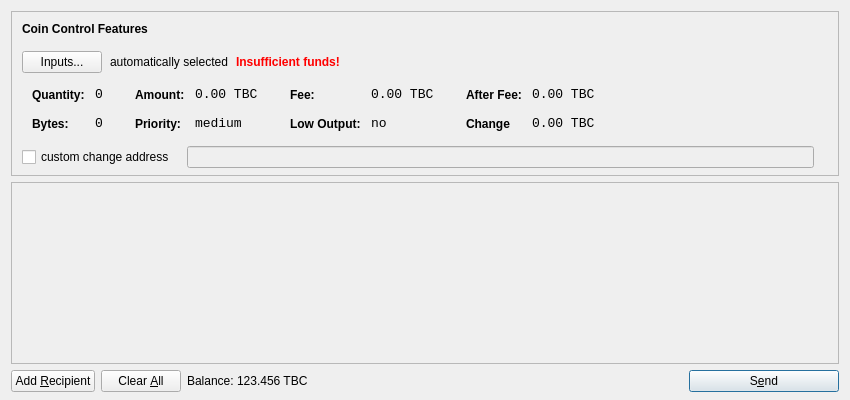
<?xml version="1.0" encoding="UTF-8"?>
<ui version="4.0">
 <class>SendCoinsDialog</class>
 <widget class="QDialog" name="SendCoinsDialog">
  <property name="geometry">
   <rect>
    <x>0</x>
    <y>0</y>
    <width>850</width>
    <height>400</height>
   </rect>
  </property>
  <property name="windowTitle">
   <string>Send Coins</string>
  </property>
  <layout class="QVBoxLayout" name="verticalLayout" stretch="0,1,0">
   <property name="bottomMargin">
    <number>8</number>
   </property>
   <item>
    <widget class="QFrame" name="frameCoinControl">
     <property name="sizePolicy">
      <sizepolicy hsizetype="Expanding" vsizetype="Expanding">
       <horstretch>0</horstretch>
       <verstretch>0</verstretch>
      </sizepolicy>
     </property>
     <property name="maximumSize">
      <size>
       <width>16777215</width>
       <height>16777215</height>
      </size>
     </property>
     <property name="frameShape">
      <enum>QFrame::StyledPanel</enum>
     </property>
     <property name="frameShadow">
      <enum>QFrame::Sunken</enum>
     </property>
     <layout class="QVBoxLayout" name="verticalLayoutCoinControl2">
      <property name="spacing">
       <number>6</number>
      </property>
      <property name="leftMargin">
       <number>0</number>
      </property>
      <property name="topMargin">
       <number>0</number>
      </property>
      <property name="rightMargin">
       <number>0</number>
      </property>
      <property name="bottomMargin">
       <number>6</number>
      </property>
      <item>
       <layout class="QVBoxLayout" name="verticalLayoutCoinControl" stretch="0,0,0,0,1">
        <property name="spacing">
         <number>0</number>
        </property>
        <property name="leftMargin">
         <number>10</number>
        </property>
        <property name="topMargin">
         <number>10</number>
        </property>
        <item>
         <layout class="QHBoxLayout" name="horizontalLayoutCoinControl1">
          <property name="bottomMargin">
           <number>15</number>
          </property>
          <item>
           <widget class="QLabel" name="labelCoinControlFeatures">
            <property name="sizePolicy">
             <sizepolicy hsizetype="Preferred" vsizetype="Maximum">
              <horstretch>0</horstretch>
              <verstretch>0</verstretch>
             </sizepolicy>
            </property>
            <property name="font">
             <font>
              <weight>75</weight>
              <bold>true</bold>
             </font>
            </property>
            <property name="styleSheet">
             <string notr="true">font-weight:bold;</string>
            </property>
            <property name="text">
             <string>Coin Control Features</string>
            </property>
           </widget>
          </item>
         </layout>
        </item>
        <item>
         <layout class="QHBoxLayout" name="horizontalLayoutCoinControl2" stretch="0,0,0,0">
          <property name="spacing">
           <number>8</number>
          </property>
          <property name="bottomMargin">
           <number>10</number>
          </property>
          <item>
           <widget class="QPushButton" name="pushButtonCoinControl">
            <property name="styleSheet">
             <string notr="true"/>
            </property>
            <property name="text">
             <string>Inputs...</string>
            </property>
           </widget>
          </item>
          <item>
           <widget class="QLabel" name="labelCoinControlAutomaticallySelected">
            <property name="text">
             <string>automatically selected</string>
            </property>
            <property name="margin">
             <number>5</number>
            </property>
           </widget>
          </item>
          <item>
           <widget class="QLabel" name="labelCoinControlInsuffFunds">
            <property name="font">
             <font>
              <weight>75</weight>
              <bold>true</bold>
             </font>
            </property>
            <property name="styleSheet">
             <string notr="true">color:red;font-weight:bold;</string>
            </property>
            <property name="text">
             <string>Insufficient funds!</string>
            </property>
            <property name="margin">
             <number>5</number>
            </property>
           </widget>
          </item>
          <item>
           <spacer name="horizontalSpacerCoinControl">
            <property name="orientation">
             <enum>Qt::Horizontal</enum>
            </property>
            <property name="sizeHint" stdset="0">
             <size>
              <width>40</width>
              <height>1</height>
             </size>
            </property>
           </spacer>
          </item>
         </layout>
        </item>
        <item>
         <widget class="QWidget" name="widgetCoinControl" native="true">
          <property name="sizePolicy">
           <sizepolicy hsizetype="Preferred" vsizetype="Preferred">
            <horstretch>0</horstretch>
            <verstretch>0</verstretch>
           </sizepolicy>
          </property>
          <property name="minimumSize">
           <size>
            <width>0</width>
            <height>0</height>
           </size>
          </property>
          <property name="styleSheet">
           <string notr="true"/>
          </property>
          <layout class="QHBoxLayout" name="horizontalLayoutCoinControl5">
           <property name="margin">
            <number>0</number>
           </property>
           <item>
            <layout class="QHBoxLayout" name="horizontalLayoutCoinControl3" stretch="0,0,0,1">
             <property name="spacing">
              <number>20</number>
             </property>
             <property name="topMargin">
              <number>0</number>
             </property>
             <property name="bottomMargin">
              <number>10</number>
             </property>
             <item>
              <layout class="QFormLayout" name="formLayoutCoinControl1">
               <property name="horizontalSpacing">
                <number>10</number>
               </property>
               <property name="verticalSpacing">
                <number>14</number>
               </property>
               <property name="leftMargin">
                <number>10</number>
               </property>
               <property name="topMargin">
                <number>4</number>
               </property>
               <property name="rightMargin">
                <number>6</number>
               </property>
               <item row="0" column="0">
                <widget class="QLabel" name="labelCoinControlQuantityText">
                 <property name="styleSheet">
                  <string notr="true">font-weight:bold;</string>
                 </property>
                 <property name="text">
                  <string>Quantity:</string>
                 </property>
                 <property name="margin">
                  <number>0</number>
                 </property>
                </widget>
               </item>
               <item row="0" column="1">
                <widget class="QLabel" name="labelCoinControlQuantity">
                 <property name="font">
                  <font>
                   <family>Monospace</family>
                   <pointsize>10</pointsize>
                  </font>
                 </property>
                 <property name="cursor">
                  <cursorShape>IBeamCursor</cursorShape>
                 </property>
                 <property name="contextMenuPolicy">
                  <enum>Qt::ActionsContextMenu</enum>
                 </property>
                 <property name="text">
                  <string>0</string>
                 </property>
                 <property name="margin">
                  <number>0</number>
                 </property>
                 <property name="textInteractionFlags">
                  <set>Qt::LinksAccessibleByMouse|Qt::TextSelectableByKeyboard|Qt::TextSelectableByMouse</set>
                 </property>
                </widget>
               </item>
               <item row="1" column="0">
                <widget class="QLabel" name="labelCoinControlBytesText">
                 <property name="styleSheet">
                  <string notr="true">font-weight:bold;</string>
                 </property>
                 <property name="text">
                  <string>Bytes:</string>
                 </property>
                </widget>
               </item>
               <item row="1" column="1">
                <widget class="QLabel" name="labelCoinControlBytes">
                 <property name="font">
                  <font>
                   <family>Monospace</family>
                   <pointsize>10</pointsize>
                  </font>
                 </property>
                 <property name="cursor">
                  <cursorShape>IBeamCursor</cursorShape>
                 </property>
                 <property name="contextMenuPolicy">
                  <enum>Qt::ActionsContextMenu</enum>
                 </property>
                 <property name="text">
                  <string>0</string>
                 </property>
                 <property name="textInteractionFlags">
                  <set>Qt::LinksAccessibleByMouse|Qt::TextSelectableByKeyboard|Qt::TextSelectableByMouse</set>
                 </property>
                </widget>
               </item>
              </layout>
             </item>
             <item>
              <layout class="QFormLayout" name="formLayoutCoinControl2">
               <property name="horizontalSpacing">
                <number>10</number>
               </property>
               <property name="verticalSpacing">
                <number>14</number>
               </property>
               <property name="leftMargin">
                <number>6</number>
               </property>
               <property name="topMargin">
                <number>4</number>
               </property>
               <property name="rightMargin">
                <number>6</number>
               </property>
               <item row="0" column="0">
                <widget class="QLabel" name="labelCoinControlAmountText">
                 <property name="styleSheet">
                  <string notr="true">font-weight:bold;</string>
                 </property>
                 <property name="text">
                  <string>Amount:</string>
                 </property>
                 <property name="margin">
                  <number>0</number>
                 </property>
                </widget>
               </item>
               <item row="0" column="1">
                <widget class="QLabel" name="labelCoinControlAmount">
                 <property name="font">
                  <font>
                   <family>Monospace</family>
                   <pointsize>10</pointsize>
                  </font>
                 </property>
                 <property name="cursor">
                  <cursorShape>IBeamCursor</cursorShape>
                 </property>
                 <property name="contextMenuPolicy">
                  <enum>Qt::ActionsContextMenu</enum>
                 </property>
                 <property name="text">
                  <string>0.00 TBC</string>
                 </property>
                 <property name="textInteractionFlags">
                  <set>Qt::LinksAccessibleByMouse|Qt::TextSelectableByKeyboard|Qt::TextSelectableByMouse</set>
                 </property>
                </widget>
               </item>
               <item row="1" column="0">
                <widget class="QLabel" name="labelCoinControlPriorityText">
                 <property name="styleSheet">
                  <string notr="true">font-weight:bold;</string>
                 </property>
                 <property name="text">
                  <string>Priority:</string>
                 </property>
                </widget>
               </item>
               <item row="1" column="1">
                <widget class="QLabel" name="labelCoinControlPriority">
                 <property name="font">
                  <font>
                   <family>Monospace</family>
                   <pointsize>10</pointsize>
                  </font>
                 </property>
                 <property name="cursor">
                  <cursorShape>IBeamCursor</cursorShape>
                 </property>
                 <property name="contextMenuPolicy">
                  <enum>Qt::ActionsContextMenu</enum>
                 </property>
                 <property name="text">
                  <string>medium</string>
                 </property>
                 <property name="textInteractionFlags">
                  <set>Qt::LinksAccessibleByMouse|Qt::TextSelectableByKeyboard|Qt::TextSelectableByMouse</set>
                 </property>
                </widget>
               </item>
              </layout>
             </item>
             <item>
              <layout class="QFormLayout" name="formLayoutCoinControl3">
               <property name="horizontalSpacing">
                <number>10</number>
               </property>
               <property name="verticalSpacing">
                <number>14</number>
               </property>
               <property name="leftMargin">
                <number>6</number>
               </property>
               <property name="topMargin">
                <number>4</number>
               </property>
               <property name="rightMargin">
                <number>6</number>
               </property>
               <item row="0" column="0">
                <widget class="QLabel" name="labelCoinControlFeeText">
                 <property name="styleSheet">
                  <string notr="true">font-weight:bold;</string>
                 </property>
                 <property name="text">
                  <string>Fee:</string>
                 </property>
                 <property name="margin">
                  <number>0</number>
                 </property>
                </widget>
               </item>
               <item row="0" column="1">
                <widget class="QLabel" name="labelCoinControlFee">
                 <property name="font">
                  <font>
                   <family>Monospace</family>
                   <pointsize>10</pointsize>
                  </font>
                 </property>
                 <property name="cursor">
                  <cursorShape>IBeamCursor</cursorShape>
                 </property>
                 <property name="contextMenuPolicy">
                  <enum>Qt::ActionsContextMenu</enum>
                 </property>
                 <property name="text">
                  <string>0.00 TBC</string>
                 </property>
                 <property name="textInteractionFlags">
                  <set>Qt::LinksAccessibleByMouse|Qt::TextSelectableByKeyboard|Qt::TextSelectableByMouse</set>
                 </property>
                </widget>
               </item>
               <item row="1" column="0">
                <widget class="QLabel" name="labelCoinControlLowOutputText">
                 <property name="styleSheet">
                  <string notr="true">font-weight:bold;</string>
                 </property>
                 <property name="text">
                  <string>Low Output:</string>
                 </property>
                </widget>
               </item>
               <item row="1" column="1">
                <widget class="QLabel" name="labelCoinControlLowOutput">
                 <property name="font">
                  <font>
                   <family>Monospace</family>
                   <pointsize>10</pointsize>
                  </font>
                 </property>
                 <property name="cursor">
                  <cursorShape>IBeamCursor</cursorShape>
                 </property>
                 <property name="contextMenuPolicy">
                  <enum>Qt::ActionsContextMenu</enum>
                 </property>
                 <property name="text">
                  <string>no</string>
                 </property>
                 <property name="textInteractionFlags">
                  <set>Qt::LinksAccessibleByMouse|Qt::TextSelectableByKeyboard|Qt::TextSelectableByMouse</set>
                 </property>
                </widget>
               </item>
              </layout>
             </item>
             <item>
              <layout class="QFormLayout" name="formLayoutCoinControl4">
               <property name="horizontalSpacing">
                <number>10</number>
               </property>
               <property name="verticalSpacing">
                <number>14</number>
               </property>
               <property name="leftMargin">
                <number>6</number>
               </property>
               <property name="topMargin">
                <number>4</number>
               </property>
               <property name="rightMargin">
                <number>6</number>
               </property>
               <item row="0" column="0">
                <widget class="QLabel" name="labelCoinControlAfterFeeText">
                 <property name="styleSheet">
                  <string notr="true">font-weight:bold;</string>
                 </property>
                 <property name="text">
                  <string>After Fee:</string>
                 </property>
                 <property name="margin">
                  <number>0</number>
                 </property>
                </widget>
               </item>
               <item row="0" column="1">
                <widget class="QLabel" name="labelCoinControlAfterFee">
                 <property name="font">
                  <font>
                   <family>Monospace</family>
                   <pointsize>10</pointsize>
                  </font>
                 </property>
                 <property name="cursor">
                  <cursorShape>IBeamCursor</cursorShape>
                 </property>
                 <property name="contextMenuPolicy">
                  <enum>Qt::ActionsContextMenu</enum>
                 </property>
                 <property name="text">
                  <string>0.00 TBC</string>
                 </property>
                 <property name="textInteractionFlags">
                  <set>Qt::LinksAccessibleByMouse|Qt::TextSelectableByKeyboard|Qt::TextSelectableByMouse</set>
                 </property>
                </widget>
               </item>
               <item row="1" column="0">
                <widget class="QLabel" name="labelCoinControlChangeText">
                 <property name="styleSheet">
                  <string notr="true">font-weight:bold;</string>
                 </property>
                 <property name="text">
                  <string>Change</string>
                 </property>
                </widget>
               </item>
               <item row="1" column="1">
                <widget class="QLabel" name="labelCoinControlChange">
                 <property name="font">
                  <font>
                   <family>Monospace</family>
                   <pointsize>10</pointsize>
                  </font>
                 </property>
                 <property name="cursor">
                  <cursorShape>IBeamCursor</cursorShape>
                 </property>
                 <property name="contextMenuPolicy">
                  <enum>Qt::ActionsContextMenu</enum>
                 </property>
                 <property name="text">
                  <string>0.00 TBC</string>
                 </property>
                 <property name="textInteractionFlags">
                  <set>Qt::LinksAccessibleByMouse|Qt::TextSelectableByKeyboard|Qt::TextSelectableByMouse</set>
                 </property>
                </widget>
               </item>
              </layout>
             </item>
            </layout>
           </item>
          </layout>
         </widget>
        </item>
        <item>
         <layout class="QHBoxLayout" name="horizontalLayoutCoinControl4" stretch="0,0,0">
          <property name="spacing">
           <number>12</number>
          </property>
          <property name="sizeConstraint">
           <enum>QLayout::SetDefaultConstraint</enum>
          </property>
          <property name="topMargin">
           <number>5</number>
          </property>
          <property name="rightMargin">
           <number>5</number>
          </property>
          <item>
           <widget class="QCheckBox" name="checkBoxCoinControlChange">
            <property name="text">
             <string>custom change address</string>
            </property>
           </widget>
          </item>
          <item>
           <widget class="QLineEdit" name="lineEditCoinControlChange">
            <property name="enabled">
             <bool>false</bool>
            </property>
            <property name="sizePolicy">
             <sizepolicy hsizetype="Expanding" vsizetype="Fixed">
              <horstretch>0</horstretch>
              <verstretch>0</verstretch>
             </sizepolicy>
            </property>
           </widget>
          </item>
          <item>
           <widget class="QLabel" name="labelCoinControlChangeLabel">
            <property name="sizePolicy">
             <sizepolicy hsizetype="Preferred" vsizetype="Expanding">
              <horstretch>0</horstretch>
              <verstretch>0</verstretch>
             </sizepolicy>
            </property>
            <property name="minimumSize">
             <size>
              <width>0</width>
              <height>0</height>
             </size>
            </property>
            <property name="text">
             <string/>
            </property>
            <property name="margin">
             <number>3</number>
            </property>
           </widget>
          </item>
         </layout>
        </item>
        <item>
         <spacer name="verticalSpacerCoinControl">
          <property name="orientation">
           <enum>Qt::Vertical</enum>
          </property>
          <property name="sizeHint" stdset="0">
           <size>
            <width>800</width>
            <height>1</height>
           </size>
          </property>
         </spacer>
        </item>
       </layout>
      </item>
     </layout>
    </widget>
   </item>
   <item>
    <widget class="QScrollArea" name="scrollArea">
     <property name="widgetResizable">
      <bool>true</bool>
     </property>
     <widget class="QWidget" name="scrollAreaWidgetContents">
      <property name="geometry">
       <rect>
        <x>0</x>
        <y>0</y>
        <width>830</width>
        <height>162</height>
       </rect>
      </property>
      <layout class="QVBoxLayout" name="verticalLayout_2">
       <property name="margin">
        <number>0</number>
       </property>
       <item>
        <layout class="QVBoxLayout" name="entries">
         <property name="spacing">
          <number>6</number>
         </property>
        </layout>
       </item>
       <item>
        <spacer name="verticalSpacer">
         <property name="orientation">
          <enum>Qt::Vertical</enum>
         </property>
         <property name="sizeHint" stdset="0">
          <size>
           <width>20</width>
           <height>40</height>
          </size>
         </property>
        </spacer>
       </item>
      </layout>
     </widget>
    </widget>
   </item>
   <item>
    <layout class="QHBoxLayout" name="horizontalLayout">
     <item>
      <widget class="QPushButton" name="addButton">
       <property name="toolTip">
        <string>Send to multiple recipients at once</string>
       </property>
       <property name="text">
        <string>Add &amp;Recipient</string>
       </property>
       <property name="icon">
        <iconset resource="../bitcoin.qrc">
         <normaloff>:/icons/add</normaloff>:/icons/add</iconset>
       </property>
       <property name="autoDefault">
        <bool>false</bool>
       </property>
      </widget>
     </item>
     <item>
      <widget class="QPushButton" name="clearButton">
       <property name="sizePolicy">
        <sizepolicy hsizetype="Minimum" vsizetype="Fixed">
         <horstretch>0</horstretch>
         <verstretch>0</verstretch>
        </sizepolicy>
       </property>
       <property name="toolTip">
        <string>Remove all transaction fields</string>
       </property>
       <property name="text">
        <string>Clear &amp;All</string>
       </property>
       <property name="icon">
        <iconset resource="../bitcoin.qrc">
         <normaloff>:/icons/remove</normaloff>:/icons/remove</iconset>
       </property>
       <property name="autoRepeatDelay">
        <number>300</number>
       </property>
       <property name="autoDefault">
        <bool>false</bool>
       </property>
      </widget>
     </item>
     <item>
      <layout class="QHBoxLayout" name="horizontalLayout_2">
       <property name="spacing">
        <number>3</number>
       </property>
       <item>
        <widget class="QLabel" name="label">
         <property name="sizePolicy">
          <sizepolicy hsizetype="Preferred" vsizetype="Fixed">
           <horstretch>0</horstretch>
           <verstretch>0</verstretch>
          </sizepolicy>
         </property>
         <property name="text">
          <string>Balance:</string>
         </property>
        </widget>
       </item>
       <item>
        <widget class="QLabel" name="labelBalance">
         <property name="sizePolicy">
          <sizepolicy hsizetype="Preferred" vsizetype="Fixed">
           <horstretch>0</horstretch>
           <verstretch>0</verstretch>
          </sizepolicy>
         </property>
         <property name="cursor">
          <cursorShape>IBeamCursor</cursorShape>
         </property>
         <property name="text">
          <string>123.456 TBC</string>
         </property>
         <property name="textInteractionFlags">
          <set>Qt::LinksAccessibleByMouse|Qt::TextSelectableByKeyboard|Qt::TextSelectableByMouse</set>
         </property>
        </widget>
       </item>
      </layout>
     </item>
     <item>
      <spacer name="horizontalSpacer">
       <property name="orientation">
        <enum>Qt::Horizontal</enum>
       </property>
       <property name="sizeHint" stdset="0">
        <size>
         <width>40</width>
         <height>20</height>
        </size>
       </property>
      </spacer>
     </item>
     <item>
      <widget class="QPushButton" name="sendButton">
       <property name="minimumSize">
        <size>
         <width>150</width>
         <height>0</height>
        </size>
       </property>
       <property name="toolTip">
        <string>Confirm the send action</string>
       </property>
       <property name="text">
        <string>S&amp;end</string>
       </property>
       <property name="icon">
        <iconset resource="../bitcoin.qrc">
         <normaloff>:/icons/send</normaloff>:/icons/send</iconset>
       </property>
       <property name="default">
        <bool>true</bool>
       </property>
      </widget>
     </item>
    </layout>
   </item>
  </layout>
 </widget>
 <resources>
  <include location="../bitcoin.qrc"/>
 </resources>
 <connections/>
</ui>
